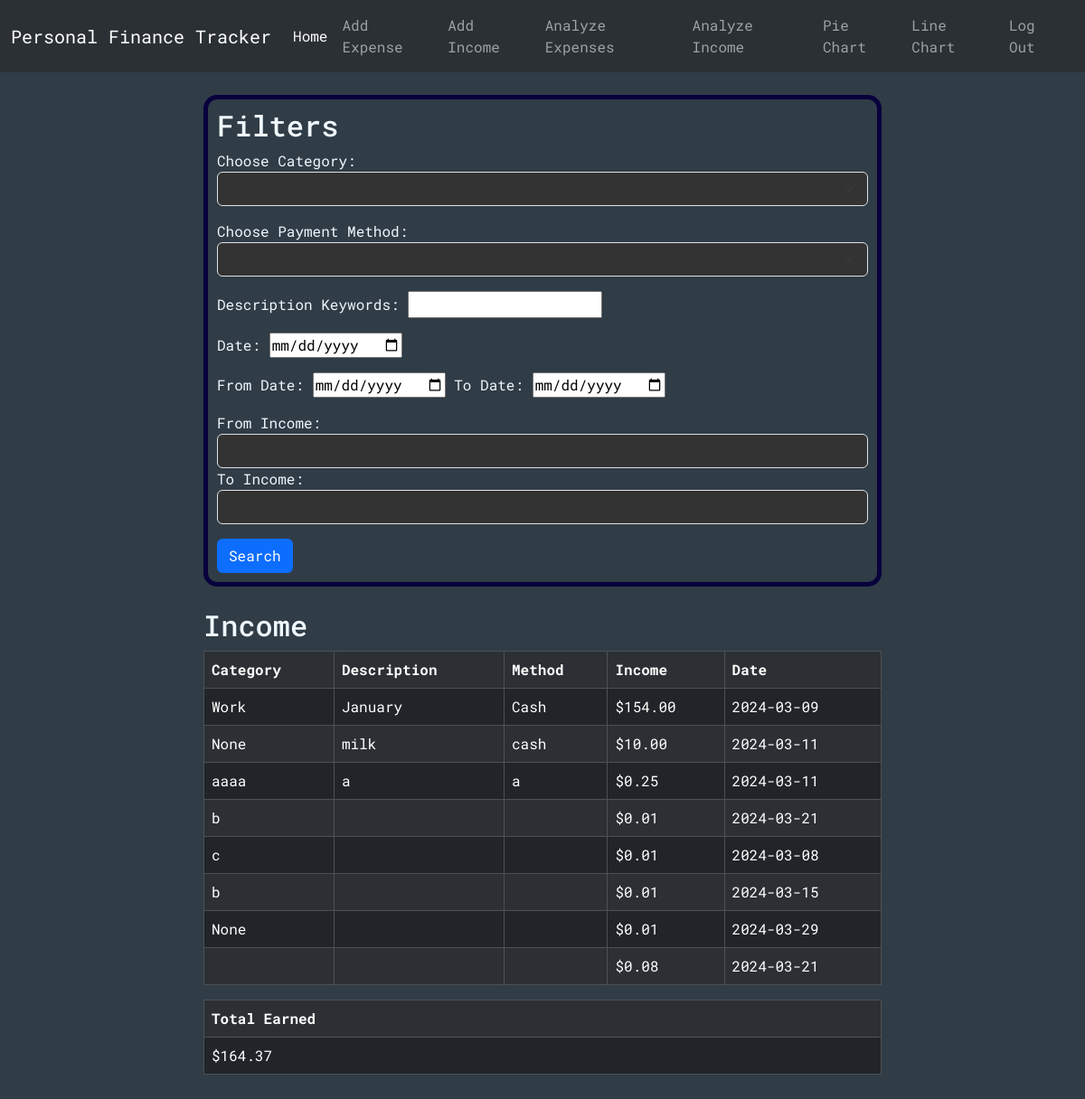
/analyzeIncome (signed in), run on an earlier commit of the app's database.
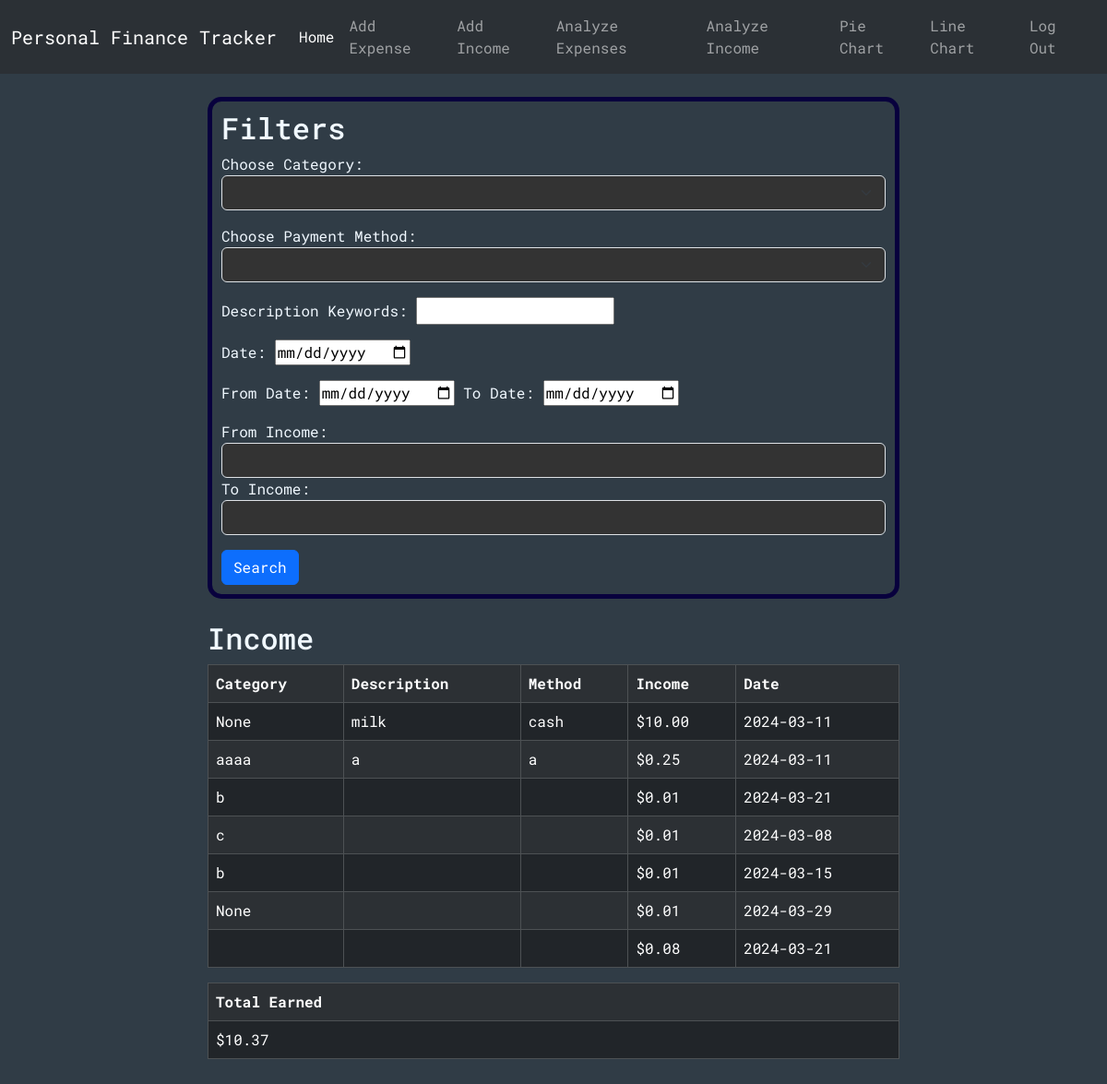
And on a later commit of the database.
### tables this page shows
CREATE TABLE incomes (id INTEGER PRIMARY KEY, user_id INTEGER NOT NULL, category TEXT, description TEXT, method TEXT, income NUMERIC NOT NULL, date TEXT NOT NULL, color TEXT, FOREIGN KEY (user_id) REFERENCES users(id));

### app.py (the view)
@app.route("/analyzeIncome", methods=["GET", "POST"])
@login_required
def analyzeIncome():
    conn = get_db_connection()
    categories = conn.execute("SELECT DISTINCT category FROM incomes WHERE user_id = ?", (session["user_id"],)).fetchall()
    methods = conn.execute("SELECT DISTINCT method FROM incomes WHERE user_id = ?", (session["user_id"],)).fetchall()
    categoryFilter = None
    methodFilter = None
    keywordsFilter = None
    dateFilter = None
    fromDateFilter =None
    toDateFilter = None
    fromIncomeFilter = None
    toIncomeFilter = None
    incs = conn.execute("SELECT * FROM incomes WHERE user_id = ?", (session["user_id"],)).fetchall()
    total = conn.execute("SELECT SUM(income) AS sum FROM incomes WHERE user_id = ?", (session["user_id"],)).fetchall()[0]["sum"]
    if request.method == "POST":
        categoryFilter = request.form.get("category")
        methodFilter = request.form.get("method")
        keywordsFilter = request.form.get("keywords")
        dateFilter = request.form.get("date")
        fromDateFilter = request.form.get("fromDate")
        toDateFilter = request.form.get("toDate")
        fromIncomeFilter = request.form.get("fromIncome")
        toIncomeFilter = request.form.get("toIncome")
        if dateFilter and (fromDateFilter or toDateFilter):
            flash("Cannot do from-to date at the same time as a specific date")
        if (fromIncomeFilter and toIncomeFilter) and float(fromIncomeFilter) > float(toIncomeFilter):
            flash("From-income must be smaller than to-income")
        if fromDateFilter:
            fD = date.fromisoformat(fromDateFilter)
        if toDateFilter:
            tD = date.fromisoformat(toDateFilter)
        if  fromDateFilter and toDateFilter and (not dateIsLessThan(fD, tD)):
            flash("From-date must be less than to-date")
        floatedFromIncomeFilter = 0
        if fromIncomeFilter:
            floatedFromIncomeFilter = float(fromIncomeFilter)
        floatedToIncomeFilter = 0
        if toIncomeFilter:
            floatedToIncomeFilter = float(toIncomeFilter)
        incs = conn.execute("SELECT * FROM incomes WHERE"\
                            " user_id = ?"\
                            " AND CASE WHEN ? != '' THEN category = ? ELSE 1 END"\
                            " AND CASE WHEN ? != '' THEN method = ? ELSE 1 END"\
                            " AND CASE WHEN ? != '' THEN description LIKE ? ELSE 1 END"\
                            " AND CASE WHEN ? != '' THEN date = ? ELSE 1 END"\
                            " AND CASE WHEN ? != '' AND ? != '' THEN date BETWEEN ? AND ? "\
                                " WHEN ? != '' AND ? == '' THEN date BETWEEN ? AND '9999-00-00'"\
                                " WHEN ? != '' AND ? == '' THEN date BETWEEN 0000-00-00  AND ?"\
                                " ELSE 1 END"\
                            " AND CASE WHEN ? != '' AND ? != '' THEN income BETWEEN ? AND ? "\
                                " WHEN ? != '' AND ? == '' THEN income BETWEEN ? AND 99999999"\
                                " WHEN ? != '' AND ? == '' THEN income BETWEEN 0 AND ?"\
                                " ELSE 1 END"
                            , (session["user_id"], categoryFilter, categoryFilter, methodFilter, methodFilter, keywordsFilter, f'%{keywordsFilter}%', dateFilter, dateFilter, fromDateFilter, toDateFilter, fromDateFilter, toDateFilter, fromDateFilter, toDateFilter, fromDateFilter, toDateFilter, fromDateFilter, toDateFilter, fromIncomeFilter, toIncomeFilter, floatedFromIncomeFilter, floatedToIncomeFilter, fromIncomeFilter, toIncomeFilter, floatedFromIncomeFilter, fromIncomeFilter, toIncomeFilter, floatedToIncomeFilter)).fetchall()
        total = conn.execute("SELECT SUM(income) AS sum FROM incomes WHERE"\
                            " user_id = ?"\
                            " AND CASE WHEN ? != '' THEN category = ? ELSE 1 END"\
                            " AND CASE WHEN ? != '' THEN method = ? ELSE 1 END"\
                            " AND CASE WHEN ? != '' THEN description LIKE ? ELSE 1 END"\
                            " AND CASE WHEN ? != '' THEN date = ? ELSE 1 END"\
                            " AND CASE WHEN ? != '' AND ? != '' THEN date BETWEEN ? AND ? "\
                                " WHEN ? != '' AND ? == '' THEN date BETWEEN ? AND '9999-00-00'"\
                                " WHEN ? != '' AND ? == '' THEN date BETWEEN 0000-00-00  AND ?"\
                                " ELSE 1 END"\
                            " AND CASE WHEN ? != '' AND ? != '' THEN income BETWEEN ? AND ? "\
                                " WHEN ? != '' AND ? == '' THEN income BETWEEN ? AND 99999999"\
                                " WHEN ? != '' AND ? == '' THEN income BETWEEN 0 AND ?"\
                                " ELSE 1 END"
                            , (session["user_id"], categoryFilter, categoryFilter, methodFilter, methodFilter, keywordsFilter, f'%{keywordsFilter}%', dateFilter, dateFilter, fromDateFilter, toDateFilter, fromDateFilter, toDateFilter, fromDateFilter, toDateFilter, fromDateFilter, toDateFilter, fromDateFilter, toDateFilter, fromIncomeFilter, toIncomeFilter, floatedFromIncomeFilter, floatedToIncomeFilter, fromIncomeFilter, toIncomeFilter, floatedFromIncomeFilter, fromIncomeFilter, toIncomeFilter, floatedToIncomeFilter)).fetchall()[0]["sum"]
    elif request.method == "GET":
        categoryFilter = categoryFilter if categoryFilter is not None else ""
        methodFilter = methodFilter if methodFilter is not None else ""
        keywordsFilter = keywordsFilter if keywordsFilter is not None else ""
        dateFilter = dateFilter if dateFilter is not None else ""
        fromDateFilter = fromDateFilter if fromDateFilter is not None else ""
        toDateFilter = toDateFilter if toDateFilter is not None else ""
        fromIncomeFilter = fromIncomeFilter if fromIncomeFilter is not None else ""
        toIncomeFilter = toIncomeFilter if toIncomeFilter is not None else ""
    return render_template("analyzeIncome.html", categories=categories, methods=methods, incomes=incs, total=total, categoryFilter=categoryFilter, methodFilter=methodFilter, keywordsFilter=keywordsFilter, dateFilter=dateFilter, fromDateFilter=fromDateFilter, toDateFilter=toDateFilter, fromIncomeFilter=fromIncomeFilter, toIncomeFilter=toIncomeFilter)

### helpers.py (called while the page is built)
def login_required(f):
    @wraps(f)
    def decorated_function(*args, **kwargs):
        if session.get("user_id") is None:
            return redirect("/login")
        return f(*args, **kwargs)
    return decorated_function

def get_db_connection():
    conn = sqlite3.connect('database.db')
    conn.row_factory = sqlite3.Row
    return conn

### templates/analyzeIncome.html (shortened to what this page needs)
{% extends "layout.html" %}
{% block body %}
<div class="cont center-horizontal">
  <div class="formBox">
    <h2>Filters</h2>
    <form action="/analyzeIncome" method="post">
      <div class="mb-3">
        <label for="category">Choose Category:</label>
        <select name="category" id="category" class="form-select">
          {% for category in categories %}
          <option value="{{category['category']}}" {% if category["category"] == categoryFilter %}selected{% endif %}>
          </option>
          {% endfor %}
        </select>
      </div>
      <div class="mb-3">
        <label for="method">Choose Payment Method:</label>
        <select name="method" id="method" class="form-select">
          {% for method in methods %}
          <option value="{{method['method']}}" {% if method['method'] == methodFilter %}selected{% endif %}>{{method['method']}}</option>
          {% endfor %}
        </select>
      </div>
      <div class="mb-3">
        <label for="keywords">Description Keywords:</label>
        <input
          type="text"
          name="keywords"
          id="keywords"
          value="{{keywordFilter}}"
        />
      </div>
      <div class="mb-3">
        <label for="date">Date:</label>
        <input type="date" name="date" id="date" value="{{dateFilter}}" />
      </div>
      <div class="mb-3">
        <label for="fromDate">From Date:</label>
        <input
          type="date"
          name="fromDate"
          id="fromDate"
          value="{{fromDateFilter}}"
        />
        <label for="toDate">To Date:</label>
        <input type="date" name="toDate" id="toDate" value="{{toDateFilter}}" />
      </div>
      <div class="mb-3">
        <label for="fromIncome">From Income:</label>
        <input
          type="number"
          step="0.01"
          min="0"
          class="form-control"
          name="fromIncome"
          id="fromIncome"
          value="{{fromIncomeFilter}}"
        />
        <label for="toIncome">To Income:</label>
        <input
          type="number"
          step="0.01"
          min="0"
          class="form-control"
          name="toIncome"
          id="toIncome"
          value="{{toIncomeFilter}}"
        />
      </div>
      <button type="submit" class="btn btn-primary">Search</button>
    </form>
  </div>
  <br />
  {% if incomes -%}
  <div>
    <div>
      <h2>Income</h2>
      <div class="table-responsive">
        <table
          class="table table-dark table-striped table-bordered table-hover"
        >
          <tr>
            <th scope="col">Category</th>
            <th scope="col">Description</th>
            <th scope="col">Method</th>
            <th scope="col">Income</th>
            <th scope="col">Date</th>
          </tr>
          {% for income in incomes %}
          <tr>
            <td>{{ income["category"] }}</td>
            <td>{{ income["description"] }}</td>
            <td>{{ income["method"] }}</td>
            <td>{{ "$%.2f" | format(income["income"]) }}</td>
            <td>{{ income["date"] }}</td>
          </tr>
          {% endfor %}
        </table>
      </div>
      <table class="table table-dark table-striped table-bordered table-hover">
        <tr>
          <th scope="col">Total Earned</th>
        </tr>
        <tr>
          <td>{{"$%.2f" | format(total)}}</td>
        </tr>
      </table>
    </div>
    {% endif %}
  </div>
  {% endblock %}

What changed in the data, as far as the page shows it:
removed incomes: category "Work", description "January", method "Cash", income "$154.00", date "2024-03-09"
Also different on the page:
{{ "$%.2f" | format(total) }}: "$164.37" → "$10.37"
